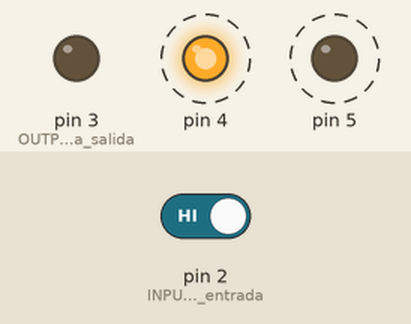
Simulated run of this sketch. Board: Arduino Uno, built with avr-gcc and run on an emulated ATmega328P. Parts: output pins drawn as LEDs (lit = HIGH). Dashed ring = blinking. The test bench sets the inputs (shaded band); at power-on: pin 2 (INPUT_signifida_entrada) HIGH.

Above: at 1.8 s.
1.9 s: pin 2 (INPUT_signifida_entrada) driven LOW
At 2.8 s:
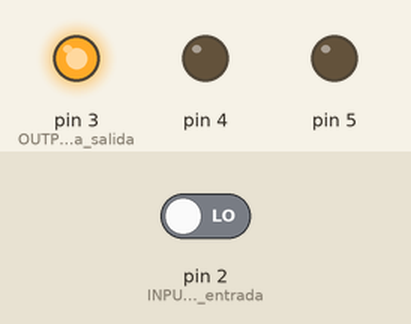
3.5 s: pin 2 (INPUT_signifida_entrada) driven HIGH
At 3.62 s:
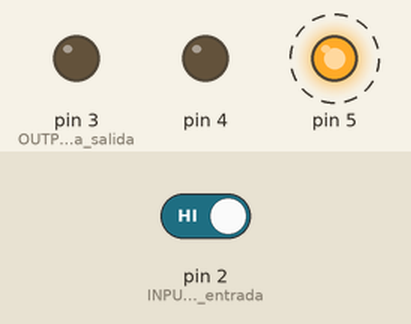
Timing chart, 0 to 12.5 s (numbered marks = the images above; inputs shaded):
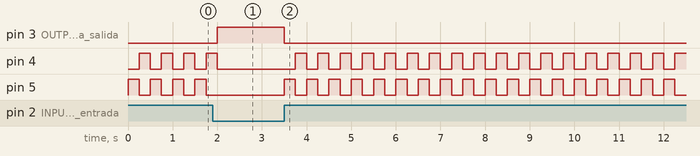

Measured:
- after the input at 1.9 s, pin 3 (OUTPUT_significa_salida): LOW → HIGH after 0.10 s; pin 4: goes on until 2.0 s, then stays LOW; pin 5: stops changing and stays LOW
- after the input at 3.5 s, pin 3 (OUTPUT_significa_salida): HIGH → LOW at once; pin 4: alternates HIGH for 0.25 s and LOW for 0.25 s, starting after 0.25 s; pin 5: alternates HIGH for 0.25 s and LOW for 0.25 s, starting at once
- by itself, pin 4, pin 5: alternates HIGH for 0.25 s and LOW for 0.25 s

The sketch:

Nave_Espacial.ino
```cpp
/*
 Del Arduino Starter Kit
 Proyecto 2  - Spaceship Interface
 Creado el 13 de setiembre de 2012 por Scott Fitzgerald
 http://www.arduino.cc/starterKit
 Este ejemplo es parte del dominio público

 Traducido por Luis Morales-Navarro


 Partes requeridas:
 1 LED verde
 2 LEDs rojos
 1 botón
 10 kilohm resistor
 3 220 ohm resistors

*/

// Crear una variable global para guardar el estado del switch
// La variable es persistente através del programa.
// Cuando se referiere a la variable switchEstado se habla sobre el número del switch
int switchEstado = 0;

void setup() {
  // Se declaran los LEDs como salidas
  pinMode(3, OUTPUT); //OUTPUT significa salida
  pinMode(4, OUTPUT);
  pinMode(5, OUTPUT);

  // Se declara el pin del switch como una entrada
  pinMode(2, INPUT); // INPUT signifida entrada
}

void loop() {

  // leer el valor del switch
  // digitalRead() revisa si hay voltaje en el pin o no
  switchEstado = digitalRead(2);

  // Condicional: si el botón no está presionado
  // encender el LED verde y apagar el LED rojo
  if (switchEstado == LOW) {
    digitalWrite(3, HIGH); // encender el LED verde en el pin 3
    digitalWrite(4, LOW);  // apagar el LED rojo en el pin 4
    digitalWrite(5, LOW);  // apagar el LED rojo en pin 5
  }
  // esto es parte de la condicional del programa, parte del if() statement.
  // si el switch no es LOW (el botón está apretado)
  // apagar el LED verde y parpader los LEDs rojos alternativamente
  else {
    digitalWrite(3, LOW);  // apagar el  LED verde en el pin 3
    digitalWrite(4, LOW);  // apagar el LED rojo en el pin 4
    digitalWrite(5, HIGH); // encender el LED rojo en el pin 5
    // esperar por un cuarto de segundo antes de cambiar la luz
    delay(250);
    digitalWrite(4, HIGH); // encender el LED rojo en el pin 4
    digitalWrite(5, LOW);  // apagar el LED rojo en el pin 5
    // esperar por un cuarto de segundo antes de cambiar la luz
    delay(250);
  }
}
```
